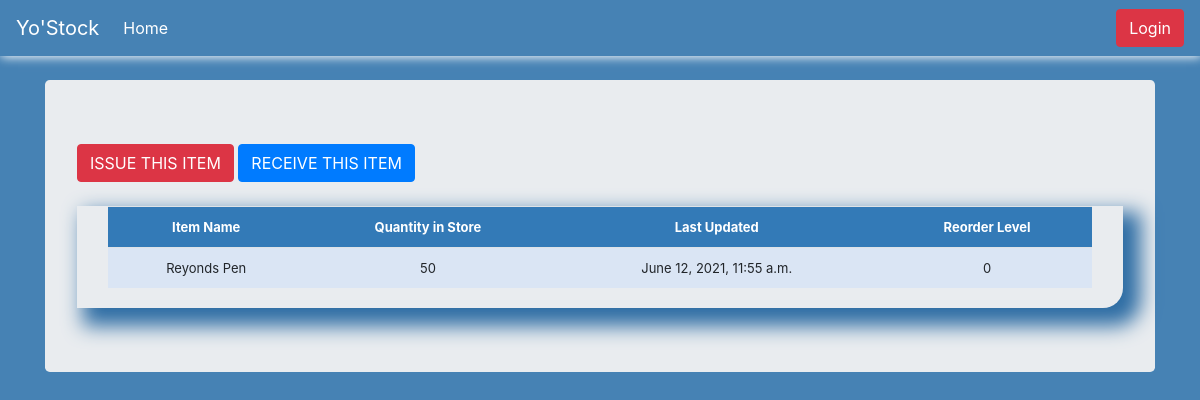
Page /stock_detail/4 on the committed database.
### stockmg/models.py (models this page shows, shortened)
class Stock(models.Model):
    category = models.ForeignKey(Category, on_delete=models.CASCADE, blank=True)
    item_name = models.CharField(max_length=50, blank=True, null=True)
    quantity = models.IntegerField(default=0, blank=True, null=True)
    receive_quantity = models.IntegerField(default=0, blank=True, null=True)
    receive_by = models.CharField(max_length=50, blank=True, null=True)
    issue_quantity = models.IntegerField(default=0, blank=True, null=True)
    issue_by = models.CharField(max_length=50, blank=True, null=True)
    issue_to = models.CharField(max_length=50, blank=True, null=True)
    phone_number = models.CharField(max_length=50, blank=True, null=True)
    created_by = models.CharField(max_length=50, blank=True, null=True)
    reorder_level = models.IntegerField(default=0, blank=True, null=True)
    last_updated = models.DateTimeField(auto_now_add=False, auto_now=True)
    timestamp = models.DateTimeField(auto_now_add=True, auto_now=False)

### stockmg/views.py (the view)
# urls.py: path('stock_detail/<str:pk>', views.stock_detail, name='stock_detail'),
def stock_detail(request, pk):
    QuerySet = Stock.objects.get(id=pk)
    context = {
        "QuerySet" : QuerySet
    }
    return render(request, 'stock_detail.html', context)

### stockmg/templates/stock_detail.html (shortened to what this page needs)
{% include 'navbar.html' %}
{% load crispy_forms_tags %}
{% load static %}
<link href="{% static 'css/stylesheet.css' %}" rel="stylesheet">
<!doctype html>
<html lang="en">
  <head>
  </head>
  <body>
<main role="main" class="container">
  <div class="jumbotron my-4">
    <a href="{% url 'issue_items' QuerySet.id %}"><div class="btn btn-danger">ISSUE THIS ITEM</div></a>
    <a href="{% url 'receive_items' QuerySet.id %}"><div class="btn btn-primary">RECEIVE THIS ITEM</div></a>
    <br><br>
    <div class="display_table">
      <table class="table">
        <tr>
          <th>Item Name</th>
          <th>Quantity in Store</th>
          <th>Last Updated</th>
          <th>Reorder Level</th>
        </tr>
        <tr>
          <td>{{QuerySet.item_name}}</td>
          <td>{{QuerySet.quantity}}</td>
          <td>{{QuerySet.last_updated}}</td>
          <td>{{QuerySet.reorder_level}}</td>
        </tr>
      </table>
    </div>
    </div>
</main>
  </body>
</html>

### stockmg/static/css/stylesheet.css (style rules this page uses)
body { background-color: wheat; }

### stockmg/templates/stock_detail.html (style rules this page uses)
.display_table { border-bottom-right-radius : 20px; padding-left : 5px; padding-right : 5px; padding-bottom : 20px; box-shadow : 12px 12px 20px 6px #2e6da4; }
.table { font-size: 13px; text-align: center; width: 95%; margin: auto; }
.table tr:nth-child(odd) { background: #BBCAEA; }
.table tr:nth-child(even) { background: #dae5f4; }
th { background-color: #337ab7; color: white; }

### rows in the picture
Stock: item_name "Reyonds Pen", quantity "50", last_updated "June 12, 2021, 11:55 a.m.", reorder_level "0"
